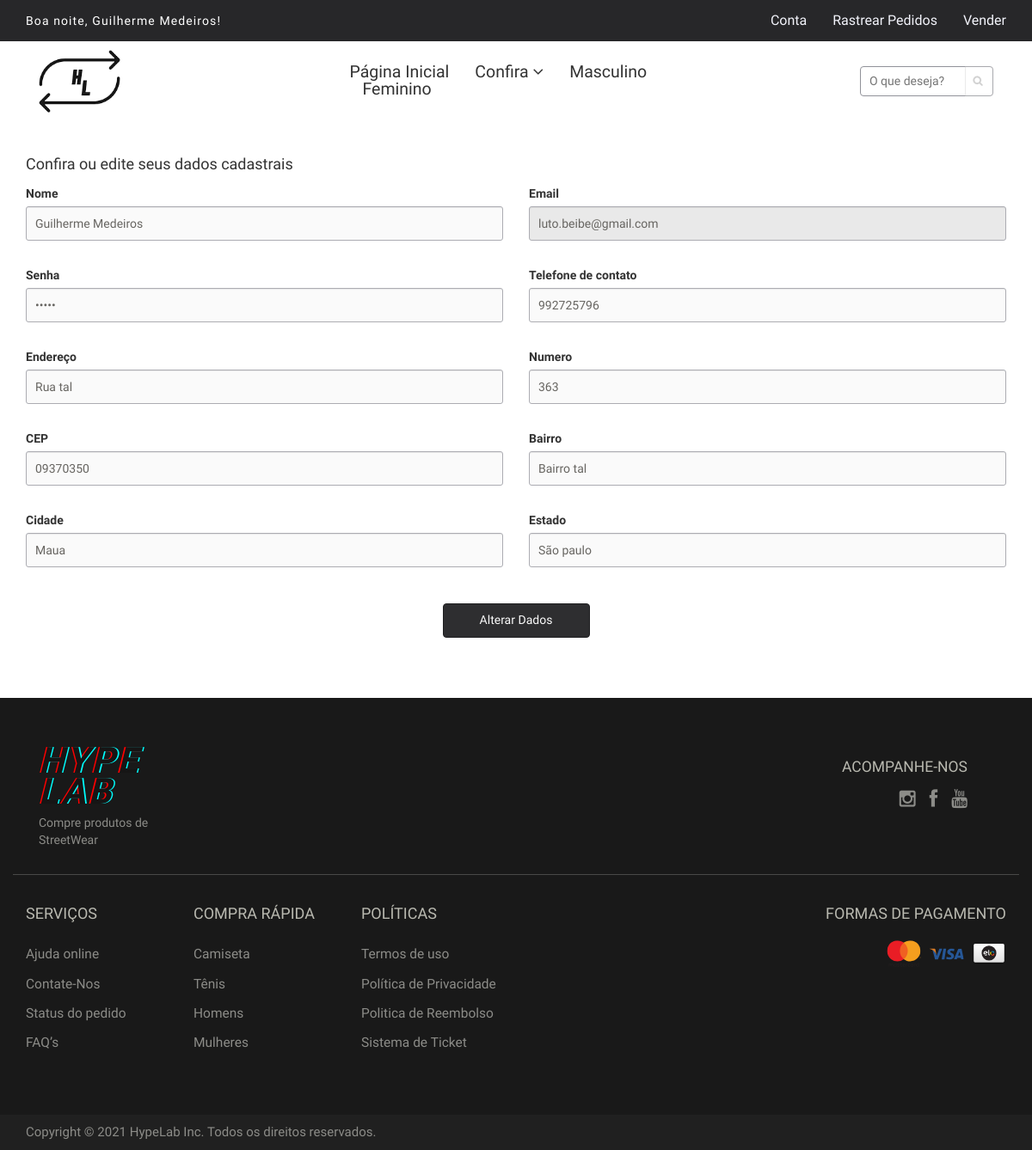
The app's page /me (signed in) with its own data.
### tables this page shows
CREATE TABLE `clientes` (
  `id` int(11) NOT NULL,
  `nome` varchar(200) NOT NULL,
  `email` varchar(200) NOT NULL,
  `telefone` varchar(200) NOT NULL,
  `senha` varchar(200) NOT NULL,
  `endereco` varchar(200) NOT NULL,
  `numero` int(11) NOT NULL,
  `complemento` varchar(200) NOT NULL,
  `cep` varchar(200) NOT NULL,
  `bairro` varchar(200) NOT NULL,
  `cidade` varchar(200) NOT NULL,
  `estado` varchar(200) NOT NULL,
  `isadmin` int(11) NOT NULL DEFAULT 0,
  `genero` varchar(15) DEFAULT NULL,
  `created_at` datetime DEFAULT NULL
);

### components/me-client.php (the view, shortened to what this page needs)
<?php website::website_verificaIsLogado(); $clientes = new clientes();?>
          <div id="r-content">
            <div class="r-description">
             <h4>Confira ou edite seus dados cadastrais</h4>
            </div>
          </div>
          <form class="me-form" method="POST" autocomplete="off">
            <div class="row">
              <div class="col-sm-6">
                <label>Nome</label>
                <input type="text" name="nome" value="<?php echo $clientes->nome;?>" class="form-control" required>
              </div>
              <div class="col-sm-6">
                <label>Email</label>
                <input type="email" name="email" value="<?php echo $clientes->email;?>" class="form-control" disabled><br>
              </div>
              <div class="col-sm-6">
                <label>Senha</label>
                <input type="password" name="senha" value="<?php echo $clientes->senha;?>" class="form-control" required><br>
              </div>
              <div class="col-sm-6">
                <label>Telefone de contato</label>
                <input type="text" name="telefone" id="telefone" value="<?php echo $clientes->telefone;?>" class="form-control" required><br>
              </div>
              <div class="col-sm-6">
                <label>Endereço</label>
                <input type="text" name="endereco" value="<?php echo $clientes->endereco;?>" class="form-control" required><br>
              </div>
              <div class="col-sm-6">
                <label>Numero</label>
                <input type="text" name="numero" value="<?php echo $clientes->numero;?>" class="form-control" required><br>
              </div>
              <div class="col-sm-6">
                <label>CEP</label>
                <input type="text" name="cep" value="<?php echo $clientes->cep;?>" class="form-control" required><br>
              </div>
              <div class="col-sm-6">
                <label>Bairro</label>
                <input type="text" name="bairro" value="<?php echo $clientes->bairro;?>" class="form-control" placeholder="Casa x" required><br>
              </div>
              <div class="col-sm-6">
                  <label>Cidade</label>
                  <input type="text" name="cidade" value="<?php echo $clientes->cidade;?>"  class="form-control" placeholder="Casa x" required><br>
              </div>
              <div class="col-sm-6">
                  <label>Estado</label>
                  <input type="text" name="estado" value="<?php echo $clientes->estado;?>" class="form-control" placeholder="Casa x" required><br>
              </div>
            </div>
            <div class="embeded-buttons">
              <input type="submit" value="Alterar Dados" class="btn btn-outline-success btn-lg btn-block">
            </div>
          </form>

### lib/classes.php (shortened to what this page needs)
<?php
	trait db{
		public static function pdo(){
			$db_host = db_host;
			$db_nome = db_nome;
			$db_usuario = db_usuario;
			$db_senha = db_senha;
			try{
				return $pdo = new PDO("mysql:host={$db_host};dbname={$db_nome}", $db_usuario, $db_senha);
			}catch(PDOException $e){
				echo "Erro ao conectar-se: ".$e->getMessage();
				exit();
			}
		}
	}
	class website{
		public static function website_paginacao(){
			$url = (isset($_GET['pagina'])) ? $_GET['pagina'] : 'inicio';
			$explode = explode('/', $url);
			$dir = 'pags/php/';
			$ext = '.php';
			if(file_exists($dir.$explode['0'].$ext)){
				include($dir.$explode['0'].$ext);
			}else{
				include('pags/php/404.php');
			}
		}
        public static function website_navTop(){
			if(isset($_SESSION['userEmail'])){
				$clientes = new clientes();
				echo "
					<div class='contactinfo'>
							<ul class='nav nav-pills'>
									<li><a href='me'><span id='contact-message'>Olá</span>, ". $clientes->nome ."!</a></li>
							</ul>
					</div>
				";
			}
		}
		public static function website_navLogin(){
			if(isset($_SESSION['userEmail'])){
				$htmlNavLogin = "
					<li class='dropdown'><a href='#'>Conta</a>
						<ul role='menu' class='sub-menu account-menu'>
							<li><a href='me'>Dados Cadastrais</a></li>
							<li><a href='pedidos'>Meus pedidos</a></li>
							<li><a href='faturas'>Minhas Faturas</a></li>
							<li><a href='sair'>Sair da Conta</a></li>
						</ul>
					</li>
					<li><a href='https://www2.correios.com.br/sistemas/rastreamento/default.cfm'>Rastrear Pedidos</a></li>
				";
				if (isset($_SESSION['isVendedor']) && $_SESSION['isVendedor']) {
					$htmlNavLogin .= "
						<li class='dropdown'><a href='#'>Gerenciar</a>
							<ul role='menu' class='sub-menu account-menu'>
								<li><a href='cadastrar-produto-vendedor'>Cadastrar Produto</a></li>
								<li><a href='gerenciar-produtos-vendedor'>Gerenciar Produtos</a></li>
								<li><a href='gerenciar-vendas-vendedor'>Gerenciar Vendas</a></li>
							</ul>
						</li>
					";
				} else {
					$htmlNavLogin .= "<li><a href='entrar-como-vendedor'>Vender</a></li>";
				}
				echo $htmlNavLogin;
			} else {
				echo "
						<li><a href='enter'>Entrar</a></li>
						<li><a href='https://www2.correios.com.br/sistemas/rastreamento/default.cfm'>Rastrear Pedidos</a></li>
						<li><a href='entrar-como-vendedor'>Vender</a></li>
				";
			}
		}
	}
	class clientes{
		public function __construct(){
			if(isset($_SESSION['userEmail'])){
				$this->clientes_updatesInfos();
			}
		}
		public function clientes_updatesInfos(){
			$email = $_SESSION['userEmail'];
			try{
				$pdo = db::pdo();
				$stmt = $pdo->prepare("SELECT * FROM clientes WHERE email = :email");
				$stmt->execute([':email' => $email]);
				$dados = $stmt->fetch(PDO::FETCH_ASSOC);
				$this->nome = $dados['nome'];
				$this->email = $dados['email'];
				$this->telefone = $dados['telefone'];
				$this->senha = $dados['senha'];
				$this->endereco = $dados['endereco'];
				$this->numero = $dados['numero'];
				$this->cep = $dados['cep'];
				$this->bairro = $dados['bairro'];
				$this->cidade = $dados['cidade'];
				$this->estado = $dados['estado'];
			}catch(PDOException $e){
				return $e->getMessage();
			}
		}
	}
?>

### css/main.css (style rules this page uses)
html { width: 100% !important; }
body { width: 100% !important; font-family: 'Gemunu Libre', sans-serif; position: relative; font-weight: 400px; }
ul li { list-style: none; }
a { -webkit-transition: 300ms; transition: 300ms; }
h1, h2, h3, h4, h5, h6 { font-family: 'Gemunu Libre', sans-serif; }
.contactinfo ul li:first-child { margin-left: -15px; }
.contactinfo ul li a { font-size: 14px; color: #ffffff; font-family: 'Gemunu Libre', sans-serif; letter-spacing: 1.1px; }
.shop-menu ul li { display: inline-block; padding-left: 15px; padding-right: 15px; }
.shop-menu ul li:last-child { padding-right: 0; }
.shop-menu ul li a { color: #f2f3fa; font-family: 'Gemunu Libre', sans-serif; font-size: 16px; font-weight: 300; padding: 0; padding-right: 0; margin-top: 10px; }
.r-description { margin-bottom: 14px; }
.login-form form input, .login-form form textarea, .login-form form select, .signup-form form input, .signup-form form textarea, .signup-form form select, .me-form input, .me-form textarea, .me-form select, .form-busca-produto-vendedor input, .form-busca-produto-vendedor textarea, .form-busca-produto-vendedor select, .form-dados-produto-vendedor input, .form-dados-produto-vendedor textarea, .form-dados-produto-vendedor select { background: #ffffff; border: 1px solid #afb0b6; border-radius: 3px; color: #696763; display: block; font-family: 'Gemunu Libre', sans-serif; font-size: 14px; font-weight: 300; height: 40px; margin-bottom: 10px; outline: medium none; padding-left: 10px; width: 100%; filter: brightness(.98); transition: .2s; }
.embeded-buttons { display: flex; justify-content: center; align-items: center; width: 100%; margin-top: 12px; }
.embeded-buttons .btn-outline-success { background: #2f2f31; border: 1px solid #202022; border-radius: 4px; color: #FFFFFF; display: block; font-family: 'Gemunu Libre', sans-serif; padding: 6px 25px; transition: .3s; width: 15% !important; }

### records on screen
clientes: nome "Guilherme Medeiros", email "luto.beibe@gmail.com", telefone "992725796", endereco "Rua tal", numero "363", cep "09370350", bairro "Bairro tal", cidade "Maua", estado "São paulo"
